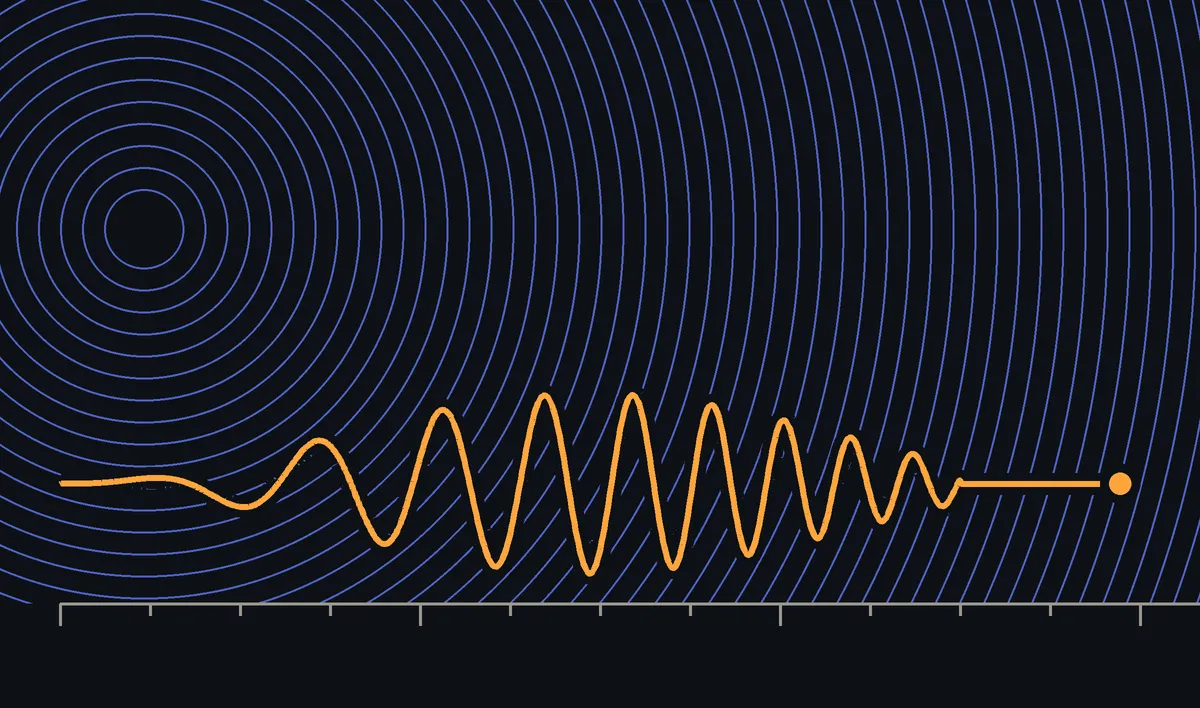
#> input picture app/src/fixtures/fixture-plates/0/hero-night.webp, 1200 x 708 px
$ python site_diff.py ../../../app/src/fixtures/fixture-plates/0/hero-night.webp ../../../app/src/fixtures/fixture-plates/0/hero.webp out.png 5
#> lines starting #> are read from the running program, lines starting #| are printed output that depends on the picture; after the words box and inside, x2 and y2 are one past the last pixel; in counts of white or black regions, pixels touching at a corner belong together
"""Compare a screenshot of the built site with the board's render of the same width.

  uv run --with pillow python design/scratch/web/site_diff.py BUILT.png BOARD.png OUT_PREFIX [band_px]

Prints the share of differing pixels in each horizontal band and writes OUT_PREFIX-diff.png
(differences in red over a faded copy of the built page).
"""
import sys
from PIL import Image, ImageChops

a = Image.open(sys.argv[1]).convert("RGB")
#> a is the input picture: PIL image 1200x708 RGB; mean R, G, B 23.1, 26.3, 36
b = Image.open(sys.argv[2]).convert("RGB")
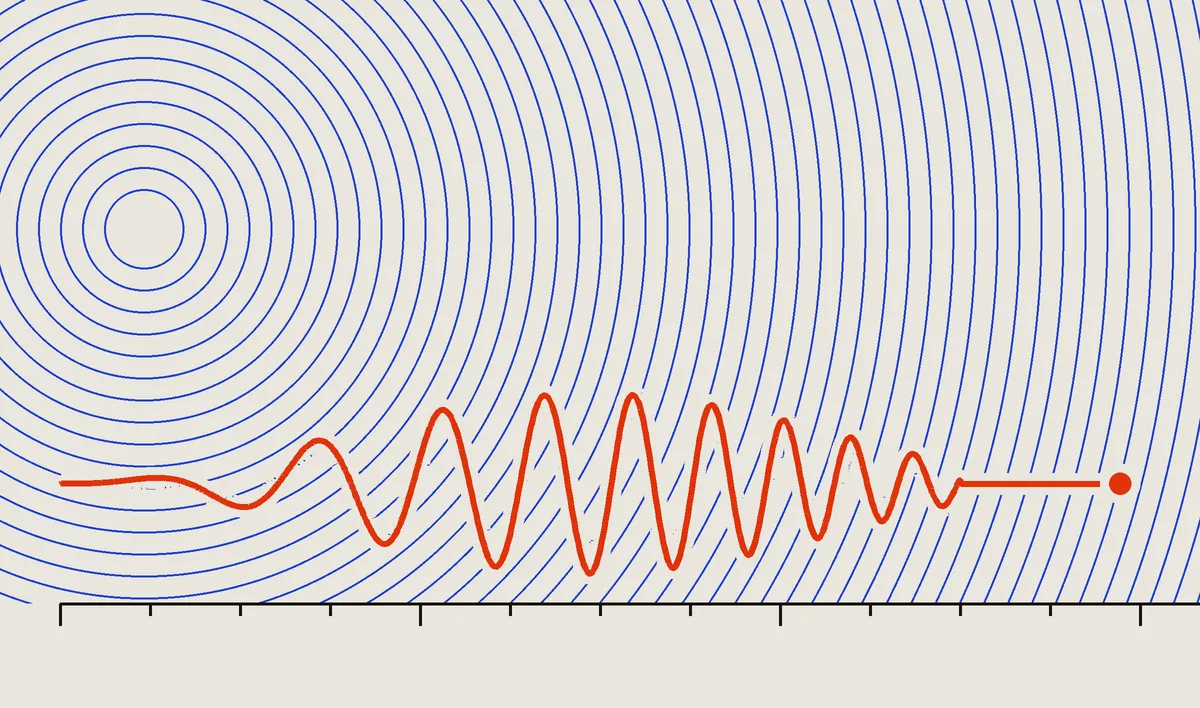
#> input picture app/src/fixtures/fixture-plates/0/hero.webp, 1200 x 708 px
#> b is the input picture: PIL image 1200x708 RGB; mean R, G, B 218.2, 214.6, 216.3
out = sys.argv[3]
band = int(sys.argv[4]) if len(sys.argv) > 4 else 400
print("sizes", a.size, b.size)
#| sizes (1200, 708) (1200, 708)
h = min(a.height, b.height)
#> h = 708
a, b = a.crop((0, 0, a.width, h)), b.crop((0, 0, b.width, h))
d = ImageChops.difference(a, b).convert("L").point(lambda v: 255 if v > 40 else 0)
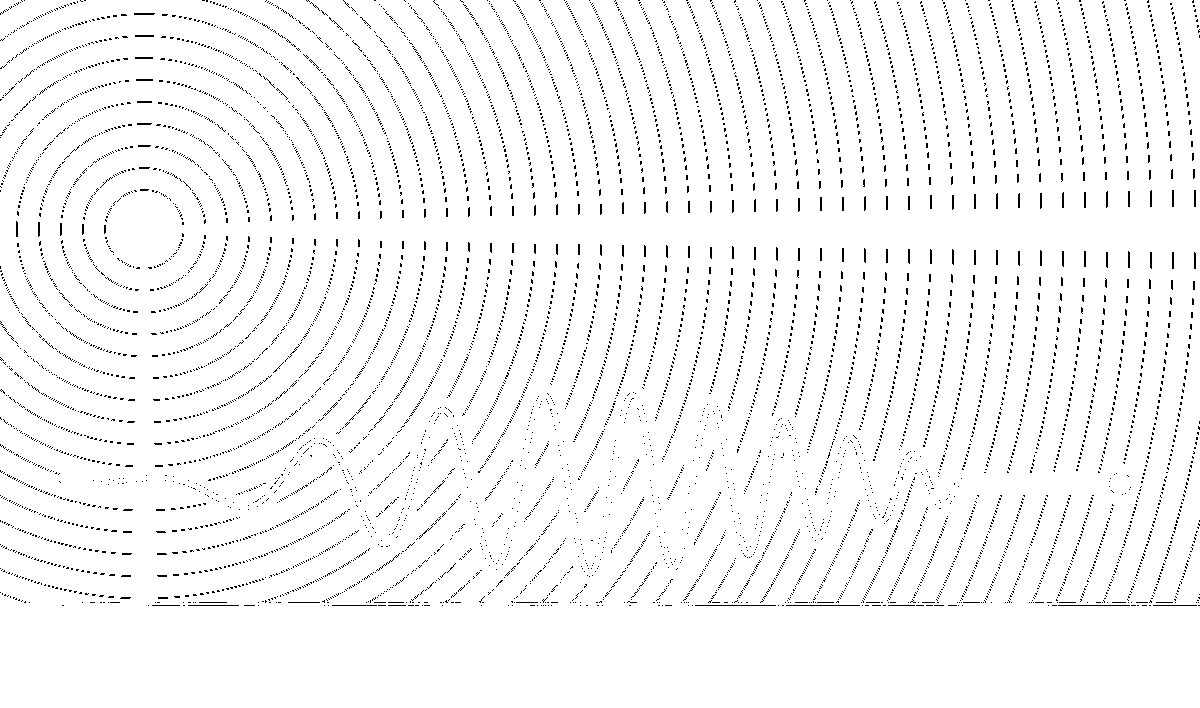
#> d: PIL image 1200x708 L; 96.6% white; black in thin lines or dots, all inside (x1, y1, x2, y2) = (0, 0, 1200, 606)
for y in range(0, h, band):
    part = d.crop((0, y, d.width, min(h, y + band)))
#> (the run stopped early here; a loop or call above may not have finished)
